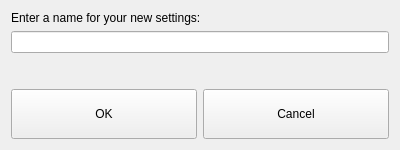
<?xml version="1.0" encoding="UTF-8"?>
<ui version="4.0">
 <class>Form</class>
 <widget class="QWidget" name="Form">
  <property name="geometry">
   <rect>
    <x>0</x>
    <y>0</y>
    <width>400</width>
    <height>150</height>
   </rect>
  </property>
  <property name="sizePolicy">
   <sizepolicy hsizetype="Preferred" vsizetype="Fixed">
    <horstretch>0</horstretch>
    <verstretch>0</verstretch>
   </sizepolicy>
  </property>
  <property name="maximumSize">
   <size>
    <width>16777215</width>
    <height>150</height>
   </size>
  </property>
  <property name="windowTitle">
   <string>Form</string>
  </property>
  <layout class="QVBoxLayout" name="verticalLayout">
   <item>
    <widget class="QLabel" name="prompt_LBL">
     <property name="text">
      <string>Enter a name for your new settings:</string>
     </property>
    </widget>
   </item>
   <item>
    <widget class="QLineEdit" name="name_LED">
     <property name="clearButtonEnabled">
      <bool>false</bool>
     </property>
    </widget>
   </item>
   <item>
    <spacer name="verticalSpacer">
     <property name="orientation">
      <enum>Qt::Vertical</enum>
     </property>
     <property name="sizeHint" stdset="0">
      <size>
       <width>20</width>
       <height>40</height>
      </size>
     </property>
    </spacer>
   </item>
   <item>
    <layout class="QHBoxLayout" name="horizontalLayout">
     <item>
      <widget class="QPushButton" name="ok_BTN">
       <property name="minimumSize">
        <size>
         <width>0</width>
         <height>50</height>
        </size>
       </property>
       <property name="text">
        <string>OK</string>
       </property>
      </widget>
     </item>
     <item>
      <widget class="QPushButton" name="cancel_BTN">
       <property name="minimumSize">
        <size>
         <width>0</width>
         <height>50</height>
        </size>
       </property>
       <property name="text">
        <string>Cancel</string>
       </property>
      </widget>
     </item>
    </layout>
   </item>
  </layout>
 </widget>
 <resources/>
 <connections/>
</ui>
